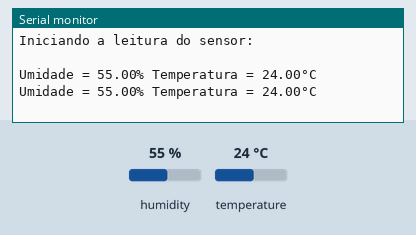
A sketch run on a simulated Arduino Uno, built with avr-gcc and run on an emulated ATmega328P. Parts: the last lines printed to the serial monitor. The test bench sets the inputs (shaded band); at power-on: humidity 55 %, temperature 24 °C.

Above: at 1.7 s.
1.8 s: humidity set to 22 %
At 4.3 s:
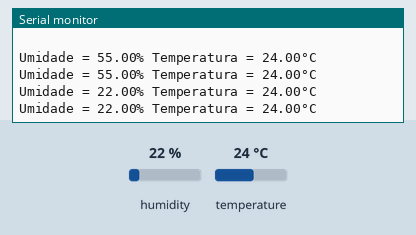
4.5 s: temperature set to 12 °C
At 5.4 s:
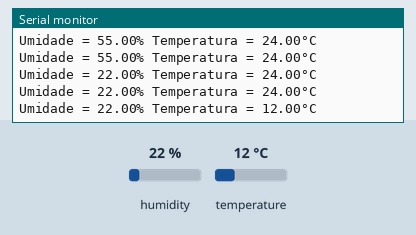
7.2 s: humidity set to 40 %
At 8.0 s:
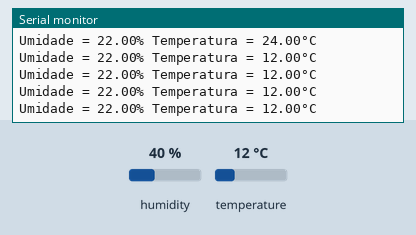
Timing chart, 0 to 10.2 s (numbered marks = the images above; inputs shaded):
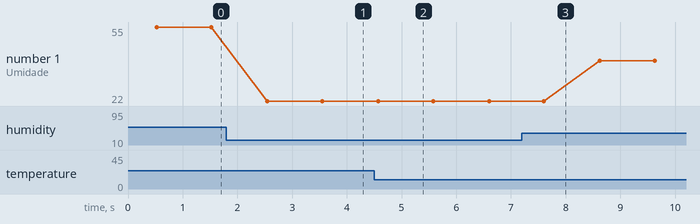

The sketch:

reading_data_from_dht_sensor.ino
```cpp
// Importando biblioteca
#include "DHT.h"

// Definindo modelo do DHT e os pinos de entrada
#define DHTTYPE DHT11
#define dht_dpin 2 // pino D4

// Setando o dht com o tipo DHT da biblioteca DHT.h
DHT dht(dht_dpin, DHTTYPE);

void setup() {
  // Iniciando a comunicação serial
  Serial.begin(115200);

  // Iniciando a leitura do sensor DHT
  dht.begin();
  Serial.println("Iniciando a leitura do sensor: \n \n");
  delay(500);
}

void loop() {
  // Atribuindo as leituras de umidade e temperatura para as variáveis declaradas
  float h = dht.readHumidity();
  float t = dht.readTemperature();

  // Exibindo os dados obtidos pelo sensor
  Serial.print("Umidade = ");
  Serial.print(h);
  Serial.print("% ");

  Serial.print("Temperatura = ");
  Serial.print(t);
  Serial.println("°C");

  delay(1000);
}
```

Measured:
- after the input at 1.8 s, the serial monitor: prints a new line after 0.75 s (image 1)
- after the input at 4.5 s, the serial monitor: prints a new line after 0.08 s (image 2)
- plotted number 1: 55 → 22 after the input at 1.8 s, 22 → 40 after the input at 7.2 s
